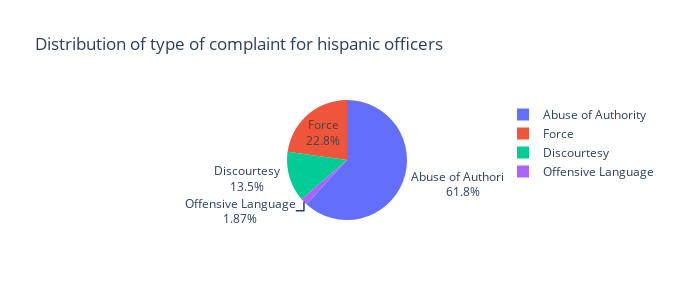

The notebook cell saved with this chart:
### Code cell
print(dfOH.groupby('fado_type').count()['complaint_id'])
fig = px.pie(dfOH,'fado_type',title='Distribution of type of complaint for hispanic officers',width=700, height=300)
fig=fig.update_traces(textinfo="percent+label")
fig.show()

### Figure 1 — Plotly figure (JSON) as saved in the notebook; plotly's stock layout.template omitted (floating-point values rounded to 4 significant figures; data arrays with more than 128 entries replaced by an {"elided": "..."} marker saying what was removed)
{"data": [{"domain": {"x": [0, 1], "y": [0, 1]}, "hovertemplate": "fado_type=%{label}<extra></extra>", "labels": {"elided": "8940 str values"}, "legendgroup": "", "name": "", "showlegend": true, "textinfo": "percent+label", "type": "pie"}], "layout": {"height": 300, "legend": {"tracegroupgap": 0}, "title": {"text": "Distribution of type of complaint for hispanic officers"}, "width": 700}}
